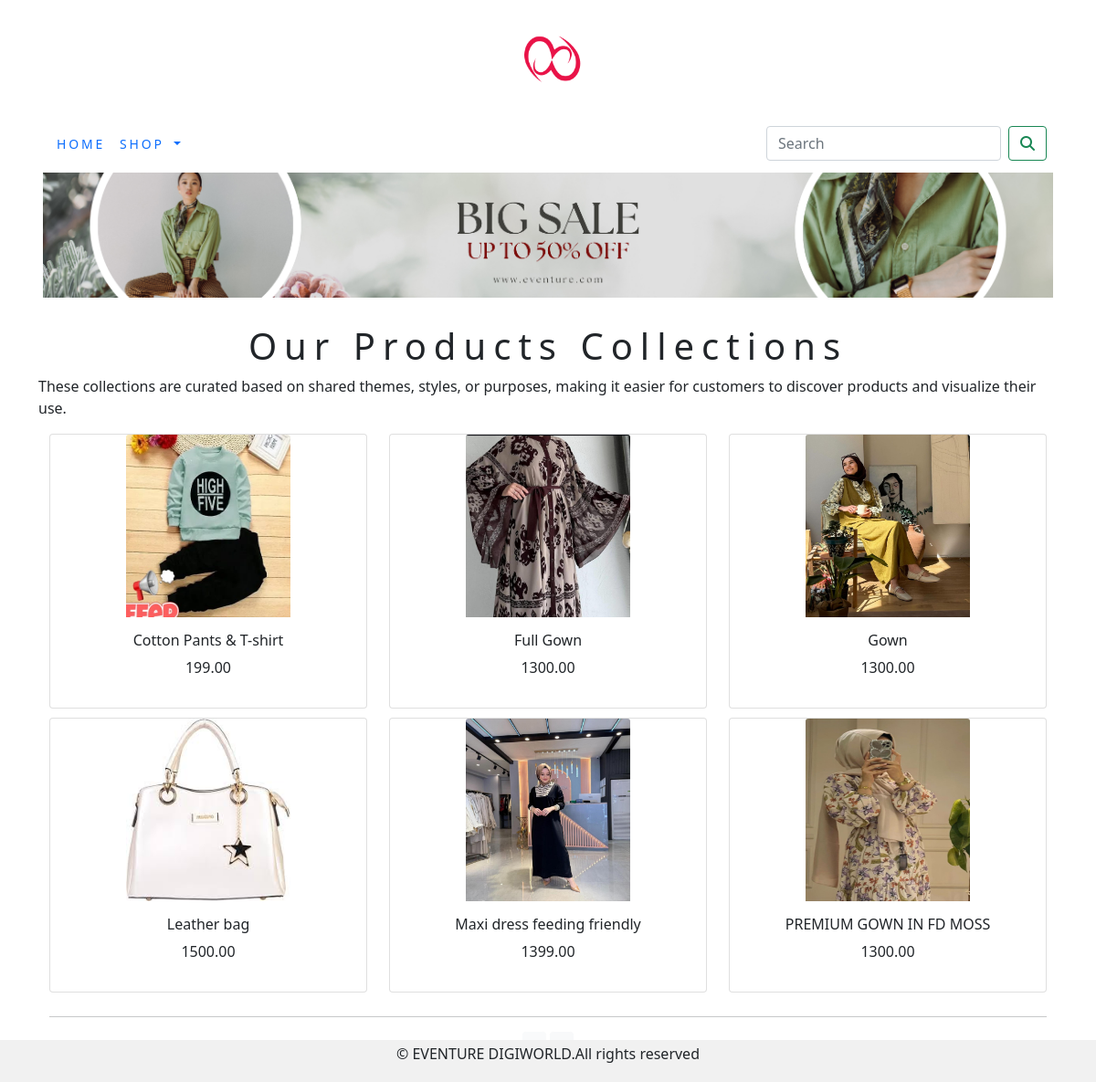
The app's page /shop/ with its own data.
### shop/models.py (models this page shows, shortened)
class Product(models.Model):
    name=models.CharField(max_length=250,unique=True)
    slug=models.SlugField(max_length=250,unique=True)
    description=models.TextField(blank=True)
    price=models.DecimalField(max_digits=10,decimal_places=2)
    category=models.ForeignKey(Category,on_delete=models.CASCADE)
    image = models.ImageField(upload_to='product', blank=True)
    stock=models.IntegerField()
    available=models.BooleanField(default=True)
    created=models.DateTimeField(auto_now_add=True)
    updated=models.DateTimeField(auto_now=True)
    def get_url(self):
        return reverse('shop:prodCatdetail', args=[self.category.slug, self.slug])
    class Meta:
        ordering=('name',)
        verbose_name='product'
        verbose_name_plural='products'

### shop/views.py (the view)
# urls.py: path('',views.allProdCat,name='allProdCat'),
def allProdCat(request,c_slug=None):
    c_page=None
    products_list=None
    if c_slug!=None:
        c_page = get_object_or_404(Category,slug=c_slug)
        products_list = Product.objects.all().filter(category=c_page, available=True)
    else:
        products_list = Product.objects.all().filter(available=True)
    paginator = Paginator(products_list, 6)
    try:
        page = int(request.GET.get('page', '1'))
    except:
        page = 1
    try:
        products = paginator.page(page)
    except (EmptyPage, InvalidPage):
        products = paginator.page(paginator.num_pages)
    return render(request,"category.html",{ 'category':c_page,'products':products} )

### cart/context_processors.py (called while the page is built)
def counter(request):
    item_count=0
    if 'admin' in request.path:
        return {}
    else:
        try:
            cart=Cart.objects.filter(cart_id=_cart_id(request))
            cart_items=CartItem.objects.all().filter(cart=cart[:1])
            for cart_item in cart_items:
                item_count += cart_item.quantity
        except Cart. DoesNotExist:
            item_count = 0
    return dict(item_count=item_count)

### cart/views.py (called while the page is built)
def _cart_id(request):
    cart = request.session.session_key
    if not cart:
        cart = request.session.create()
    return cart

### shop/context_processors.py (called while the page is built)
def menu_links(request):
    links=Category.objects.all()
    return dict(links=links)

### shop/models.py (called while the page is built)
    def get_url(self):
        return reverse('shop:product_by_category',args=[self.slug])

### template/category.html (shortened to what this page needs)
{% extends 'base.html' %}
{% load static %}
{% block content %}
<div class="mx_auto">
    {% if category %}
    <img class="my_image" src="{{ category.image.url }}" alt="{{ category.name }}" style="width:60;height:60;">
</div>
<br>
<div>
    <h1 class="text-center my_title">{{category.name}}</h1>
    <p class="text-justify">{{category.description}}</p>
</div>
    {% else %}
<div>
<img class="my_image my_image_padding" src="{% static 'img/BANNER.png' %}" alt="our products" width="1250" height="150">
</div>
<br>
<div>
    <h1 class="text-center my_title">Our Products Collections</h1>
    <p class="text-justify">These collections are curated based on shared themes, styles, or purposes, making it easier for customers to discover products and visualize their use.</p>
</div>
    {% endif %}
<div class="container">
    <div class="row mx_auto">
        {% for product in products.object_list %}
        <div class="my_bottom_margin col-9 col-sm-12 col-md-4 col-lg-4">
            <div class="card text-center" style="min-width:15rem;">
            <a href="{{ product.get_url }}"><img class="card-img-top my_image"  src="{{ product.image.url }}" alt="{{ product.name }}" style="width:180px; height:200px;"></a>
        <div class="card-body">
            <h6>{{ product.name }}</h6>
            <p>{{ product.price }}</p>
        </div>
        </div>
    </div>
     {% endfor %}
    </div>
    <div class="mx-auto">
        {% if products.paginator.num_pages > 1 %}
        <hr>
        <div class="text-center">
        {% for pg in products.paginator.page_range %}
           <a href="?page={{ pg }}" class="btn btn-light btn-sm {% if products.number == pg %} active {% endif %}">{{ pg }}</a>
        {% endfor %}
        </div>
        {% endif %}
    </div>
    <br>
</div>
{% endblock %}

### template/base.html (shortened to what this page needs)
{% load static %}
<!DOCTYPE html>
<html lang="en">
<head>
    <link rel="stylesheet" href="{% static 'css/custom.css' %}">
        <link href="{% static 'css/bootstrap.min.css' %}" rel="stylesheet">
</head>
<body>
<div class="container">
{% include 'header.html' %}
{% include 'nav.html' %}
{% block content %}
{% endblock %}
    </div>
{% include 'footer.html' %}
</body>
</html>

### template/header.html
{% load static %}
<header>
    <center>
        <a href="{% url 'shop:allProdCat' %}"></a><img src="{% static 'img/logo.png' %}" alt="logimage" width="130px;" height="130;">
    </center>
</header>

### template/nav.html (shortened to what this page needs)
<nav class="navbar navbar-expand-lg bg-body-tertiary">
  <div class="container-fluid">
    <div class="collapse navbar-collapse" id="navbarSupportedContent">
      <ul class="navbar-nav me-auto mb-2 mb-lg-0">
        <li class="nav-item">
          <a class="nav-link" href="#">HOME</a>
        </li>
        <li class="nav-item dropdown {% if 'shop' in request.path %}active{% endif %}" >
          <a class="nav-link dropdown-toggle" href="#" role="button" data-bs-toggle="dropdown" aria-expanded="false">
            SHOP
          </a>
        </li>
      </ul>
      <form class="d-flex" action="{% url 'search_app:SearchResult' %}" method="get">
        <input class="form-control me-2" type="search" placeholder="Search" name="q" aria-label="Search">
        <button class="btn btn-outline-success" type="submit"><i class="fa-solid fa-magnifying-glass"></i></button>
      </form>
    </div>
  </div>
</nav>

### template/footer.html
<body>
<div class="footer navbar-fixed-bottom my_footer" style="padding: 3px; background-color: #f1f1f1; solid #ccc; position: fixed; bottom: 0; left: 0; width: 100%;">
    <p class="text-center">&copy; EVENTURE DIGIWORLD.All rights reserved</p>
</div>
</body>

### static/css/custom.css (style rules this page uses)
body { font-family: 'Roboto', sans-serif; }
.nav-item { letter-spacing : .2em; font-size : 14px; text-transform :uppercase; }
.my_image { width:100%; height:auto; }
.my_title { font-size:16px text-transform:uppercase; letter-spacing:.2em; }
.my_image_padding { padding:5px; }
.my_bottom_margin { margin-bottom:10px }

### records on screen
Product: image (picture), name "Cotton Pants & T-shirt", price "199.00"
Product: image (picture), name "Full Gown", price "1300.00"
Product: image (picture), name "Gown", price "1300.00"
Product: image (picture), name "Leather bag", price "1500.00"
Product: image (picture), name "Maxi dress feeding friendly", price "1399.00"
Product: image (picture), name "PREMIUM GOWN IN FD MOSS", price "1300.00"
